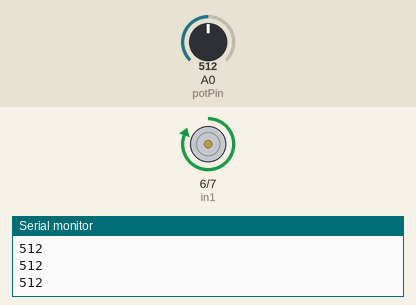
This sketch was run on a simulated Arduino Uno, built with avr-gcc and run on an emulated ATmega328P. Parts: motor-driver pin pairs drawn as motors (green arrow = first pin HIGH = forward, orange = second pin HIGH = backward, longer = more drive, scaled by the enable pin), the last lines printed to the serial monitor. The test bench sets the inputs (shaded band); at power-on: A0 (potPin) = 512.

Above: at 1.2 s.
1.3 s: A0 (potPin) set to 822
2.8 s: A0 (potPin) set to 844
At 3.8 s:
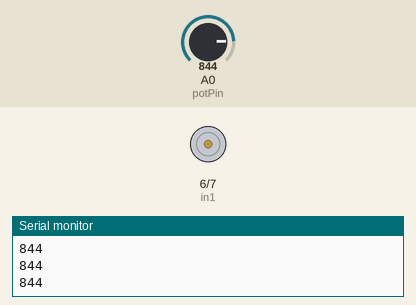
4.3 s: A0 (potPin) set to 879
At 4.9 s:
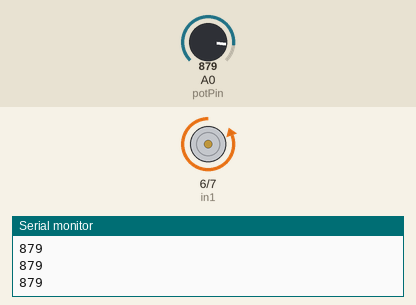
5.8 s: A0 (potPin) set to 716
At 6.1 s:
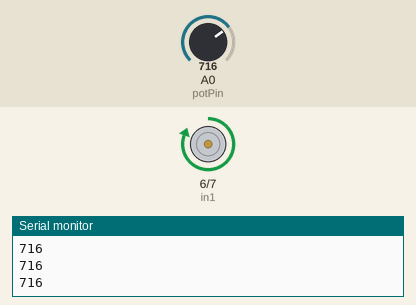
7.3 s: A0 (potPin) set to 900
At 8.3 s:
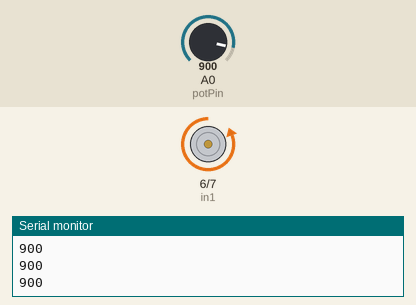
Timing chart, 0 to 9.8 s (numbered marks = the images above; inputs shaded):
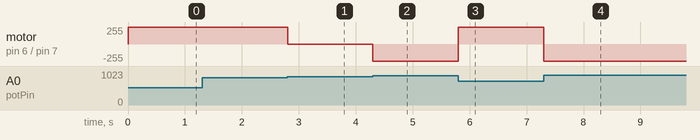

Measured:
- the behaviour switches between 829 and 830 on A0 (potPin) (found by bisection; images 0 and 1)
- the behaviour switches between 870 and 871 on A0 (potPin) (found by bisection; images 1 and 2)
- after the input at 2.8 s, motor on pin 6 (in1) / pin 7 (in2): forward 255/255 → stopped at once
- after the input at 4.3 s, motor on pin 6 (in1) / pin 7 (in2): stopped → backward 255/255 at once
- after the input at 5.8 s, motor on pin 6 (in1) / pin 7 (in2): backward 255/255 → forward 255/255 at once
- after the input at 7.3 s, motor on pin 6 (in1) / pin 7 (in2): forward 255/255 → backward 255/255 at once

The sketch:

sketch_apr22d.ino
```cpp
#define potPin    A0
#define enA       2
#define in1       6
#define in2       7

void setup() {
    Serial.begin(9600);
    pinMode(potPin, INPUT);
    pinMode(enA, OUTPUT);
    pinMode(in1, OUTPUT);
    pinMode(in2, OUTPUT);
}

void loop() {
  Serial.println(analogRead(potPin));
//  Lumpy();
//  SlideToValue(300);
//  delay(600);
  SlideToValue(850);
//  delay(600);
}

void Lumpy(){
    int val = analogRead(potPin);
    for(int i = 0; i<1024; i+= 200){
       if(val >  i-50 && val < i+50){
          if(val < i+3){
              digitalWrite(enA, HIGH);
              digitalWrite(in1, LOW); digitalWrite(in2, HIGH);
//              analogWrite(enA, 120);
          }else if(val > i-3){
              digitalWrite(enA, HIGH);
              digitalWrite(in1, HIGH); digitalWrite(in2, LOW);
//              analogWrite(enA, 120);
          }else{
//              analogWrite(enA, LOW);
                digitalWrite(enA, LOW);
          }
       }
       delay(100);
    }
}
//
void SlideToValue(int targetValue){
  int val = analogRead(potPin);
  if(abs(val - targetValue) > 20){
      if(val > targetValue){
          digitalWrite(in1, LOW);
          digitalWrite(in2, HIGH);
      }else{
          digitalWrite(in1, HIGH);
          digitalWrite(in2, LOW);
      }
      analogWrite(enA, max(min(abs(val - targetValue), 255), 200));
  }else{
      // Turn off motor
      digitalWrite(in1, LOW);
      digitalWrite(in2, LOW);
      analogWrite(enA, 0);
  }
}
```
